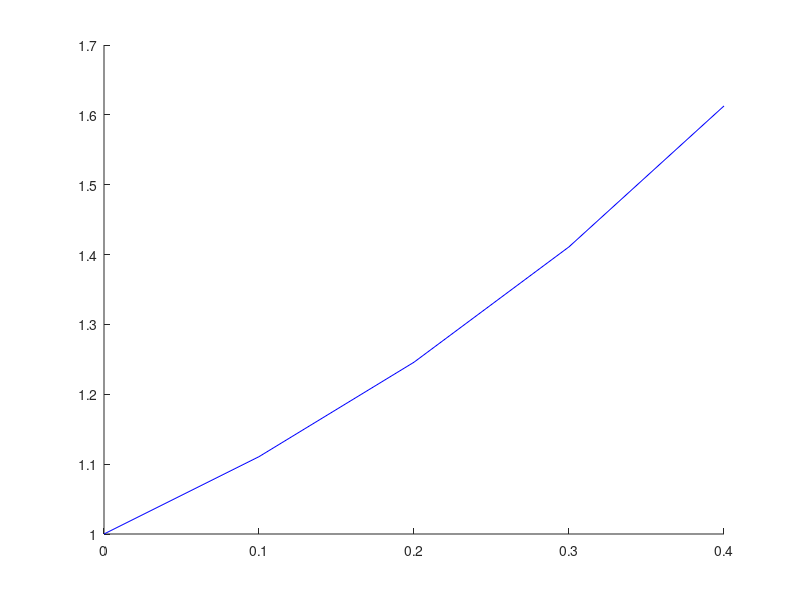

MATLAB code to generate this figure: (Note: this script raises an error after producing the figure.)
%*********Discretización de Euler *************
%*********       y'=f(t,y)        *************
clear all;
clc;

t0=0; %tiempo inicial
y0=1; %condición inicial y(t0)=y0
h=0.1; % paso
tmax=0.4; %tiempo de maximo

% comparación con la solución
t=t0:h:tmax;
y=1/2+1/2*exp(2*t);%solución exacta

ye(1)=y0;
ym(1)=y0;
yt(1)=y0;

for n=1:1:1+(tmax-t0)/h

    fe=2*y(n)-1;
    ye(n+1)=ye(n)+fe*h; %Euler Formula 
   
    fm=2*y(n)-1;
    fm1=2*(ym(n)+h*fm)-1;
    ym(n+1)=ym(n)+h*((fm+fm1)/2); %Euler Formula Mejorada

    ft=2*y(n)-1;
    ftd=2;
    yt(n+1)=yt(n)+h*(ft+ftd*(h/2)); %taylor con 3 terminos
end
plot(t,y,'b',t,ye,'r--',t,ym,'g:',t,yt);
grid on;

ee=norm(y-ye)
em=norm(y-ym)
et=norm(y-yt)

%Funciones ejemplo
% function f=pepito(t,y)
% f=1-t+4*y;
% end